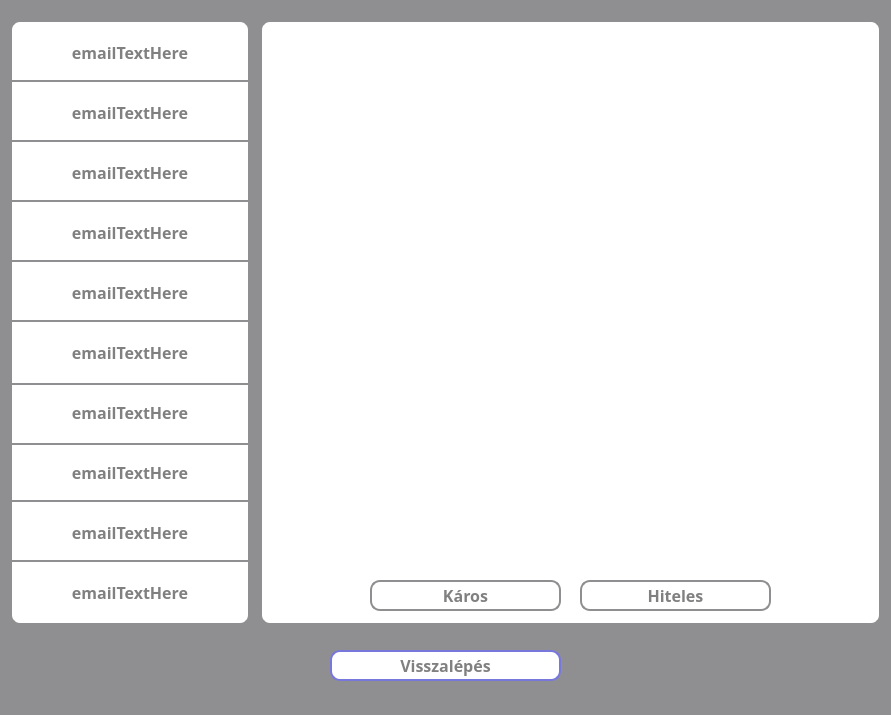
<?xml version="1.0" encoding="UTF-8"?>
<ui version="4.0">
 <class>MainWindow</class>
 <widget class="QMainWindow" name="MainWindow">
  <property name="geometry">
   <rect>
    <x>0</x>
    <y>0</y>
    <width>891</width>
    <height>715</height>
   </rect>
  </property>
  <property name="windowTitle">
   <string>Email Játékmód</string>
  </property>
  <property name="styleSheet">
   <string notr="true">* {
	background-color: #8f8f91;
}</string>
  </property>
  <widget class="QWidget" name="centralwidget">
   <widget class="QWidget" name="widget" native="true">
    <property name="geometry">
     <rect>
      <x>260</x>
      <y>20</y>
      <width>621</width>
      <height>605</height>
     </rect>
    </property>
    <property name="styleSheet">
     <string notr="true">* {
	background-color: white;
	border: 2px solid #8f8f91;
	border-radius: 10px;
	color: white;
	font-size: 16px;
	font-weight: bold;
}
</string>
    </property>
    <widget class="QFrame" name="emailFrame">
     <property name="geometry">
      <rect>
       <x>10</x>
       <y>10</y>
       <width>601</width>
       <height>541</height>
      </rect>
     </property>
     <property name="styleSheet">
      <string notr="true">* {
	border: none;
	border-radius: 0px;
}</string>
     </property>
     <property name="frameShape">
      <enum>QFrame::StyledPanel</enum>
     </property>
     <property name="frameShadow">
      <enum>QFrame::Raised</enum>
     </property>
    </widget>
    <widget class="QPushButton" name="maliciousButton">
     <property name="geometry">
      <rect>
       <x>110</x>
       <y>560</y>
       <width>191</width>
       <height>31</height>
      </rect>
     </property>
     <property name="font">
      <font>
       <family>Corbel</family>
       <pointsize>-1</pointsize>
       <bold>true</bold>
      </font>
     </property>
     <property name="styleSheet">
      <string notr="true">* {
	background-color: white;
	color: grey;
}

*:hover {
	background-color: rgb(120, 120, 220);
	color: white;
}</string>
     </property>
     <property name="text">
      <string>Káros</string>
     </property>
    </widget>
    <widget class="QPushButton" name="genuineButton">
     <property name="geometry">
      <rect>
       <x>320</x>
       <y>560</y>
       <width>191</width>
       <height>31</height>
      </rect>
     </property>
     <property name="font">
      <font>
       <family>Corbel</family>
       <pointsize>-1</pointsize>
       <bold>true</bold>
      </font>
     </property>
     <property name="styleSheet">
      <string notr="true">* {
	background-color: white;
	color: grey;
}

*:hover {
	background-color: rgb(120, 120, 220);
	color: white;
}</string>
     </property>
     <property name="text">
      <string>Hiteles</string>
     </property>
    </widget>
   </widget>
   <widget class="QWidget" name="widget_2" native="true">
    <property name="geometry">
     <rect>
      <x>10</x>
      <y>10</y>
      <width>251</width>
      <height>631</height>
     </rect>
    </property>
    <property name="styleSheet">
     <string notr="true">* {
	background-color:  #8f8f91;
	border: 2px solid #8f8f91;
	border-radius: 10px;
	color: white;
	font-size: 16px;
	font-weight: bold;
}</string>
    </property>
    <widget class="QPushButton" name="email1Button">
     <property name="geometry">
      <rect>
       <x>0</x>
       <y>10</y>
       <width>240</width>
       <height>65</height>
      </rect>
     </property>
     <property name="font">
      <font>
       <family>Corbel</family>
       <pointsize>-1</pointsize>
       <bold>true</bold>
      </font>
     </property>
     <property name="styleSheet">
      <string notr="true">* {
	background-color: white;
	border-radius: 0px;
	border-top-left-radius: 10px;
	border-top-right-radius: 10px;
	color: grey;
}

*:hover {
	background-color: rgb(120, 120, 220);
	color: white;
}</string>
     </property>
     <property name="text">
      <string>emailTextHere</string>
     </property>
    </widget>
    <widget class="QPushButton" name="email2Button">
     <property name="geometry">
      <rect>
       <x>0</x>
       <y>70</y>
       <width>240</width>
       <height>65</height>
      </rect>
     </property>
     <property name="font">
      <font>
       <family>Corbel</family>
       <pointsize>-1</pointsize>
       <bold>true</bold>
      </font>
     </property>
     <property name="styleSheet">
      <string notr="true">* {
	background-color: white;
	border-radius: 0px;
	color: grey;
}

*:hover {
	background-color: rgb(120, 120, 220);
	color: white;
}</string>
     </property>
     <property name="text">
      <string>emailTextHere</string>
     </property>
    </widget>
    <widget class="QPushButton" name="email3Button">
     <property name="geometry">
      <rect>
       <x>0</x>
       <y>130</y>
       <width>240</width>
       <height>65</height>
      </rect>
     </property>
     <property name="font">
      <font>
       <family>Corbel</family>
       <pointsize>-1</pointsize>
       <bold>true</bold>
      </font>
     </property>
     <property name="styleSheet">
      <string notr="true">* {
	background-color: white;
	border-radius: 0px;
	color: grey;
}

*:hover {
	background-color: rgb(120, 120, 220);
	color: white;
}</string>
     </property>
     <property name="text">
      <string>emailTextHere</string>
     </property>
    </widget>
    <widget class="QPushButton" name="email4Button">
     <property name="geometry">
      <rect>
       <x>0</x>
       <y>190</y>
       <width>240</width>
       <height>65</height>
      </rect>
     </property>
     <property name="font">
      <font>
       <family>Corbel</family>
       <pointsize>-1</pointsize>
       <bold>true</bold>
      </font>
     </property>
     <property name="styleSheet">
      <string notr="true">* {
	background-color: white;
	border-radius: 0px;
	color: grey;
}

*:hover {
	background-color: rgb(120, 120, 220);
	color: white;
}</string>
     </property>
     <property name="text">
      <string>emailTextHere</string>
     </property>
    </widget>
    <widget class="QPushButton" name="email5Button">
     <property name="geometry">
      <rect>
       <x>0</x>
       <y>250</y>
       <width>240</width>
       <height>65</height>
      </rect>
     </property>
     <property name="font">
      <font>
       <family>Corbel</family>
       <pointsize>-1</pointsize>
       <bold>true</bold>
      </font>
     </property>
     <property name="styleSheet">
      <string notr="true">* {
	background-color: white;
	border-radius: 0px;
	color: grey;
}

*:hover {
	background-color: rgb(120, 120, 220);
	color: white;
}</string>
     </property>
     <property name="text">
      <string>emailTextHere</string>
     </property>
    </widget>
    <widget class="QPushButton" name="email8Button">
     <property name="geometry">
      <rect>
       <x>0</x>
       <y>430</y>
       <width>240</width>
       <height>65</height>
      </rect>
     </property>
     <property name="font">
      <font>
       <family>Corbel</family>
       <pointsize>-1</pointsize>
       <bold>true</bold>
      </font>
     </property>
     <property name="styleSheet">
      <string notr="true">* {
	background-color: white;
	border-radius: 0px;
	color: grey;
}

*:hover {
	background-color: rgb(120, 120, 220);
	color: white;
}</string>
     </property>
     <property name="text">
      <string>emailTextHere</string>
     </property>
    </widget>
    <widget class="QPushButton" name="email7Button">
     <property name="geometry">
      <rect>
       <x>0</x>
       <y>370</y>
       <width>240</width>
       <height>65</height>
      </rect>
     </property>
     <property name="font">
      <font>
       <family>Corbel</family>
       <pointsize>-1</pointsize>
       <bold>true</bold>
      </font>
     </property>
     <property name="styleSheet">
      <string notr="true">* {
	background-color: white;
	border-radius: 0px;
	color: grey;
}

*:hover {
	background-color: rgb(120, 120, 220);
	color: white;
}</string>
     </property>
     <property name="text">
      <string>emailTextHere</string>
     </property>
    </widget>
    <widget class="QPushButton" name="email6Button">
     <property name="geometry">
      <rect>
       <x>0</x>
       <y>310</y>
       <width>240</width>
       <height>65</height>
      </rect>
     </property>
     <property name="font">
      <font>
       <family>Corbel</family>
       <pointsize>-1</pointsize>
       <bold>true</bold>
      </font>
     </property>
     <property name="styleSheet">
      <string notr="true">* {
	background-color: white;
	border-radius: 0px;
	color: grey;
}

*:hover {
	background-color: rgb(120, 120, 220);
	color: white;
}</string>
     </property>
     <property name="text">
      <string>emailTextHere</string>
     </property>
    </widget>
    <widget class="QPushButton" name="email9Button">
     <property name="geometry">
      <rect>
       <x>0</x>
       <y>490</y>
       <width>240</width>
       <height>65</height>
      </rect>
     </property>
     <property name="font">
      <font>
       <family>Corbel</family>
       <pointsize>-1</pointsize>
       <bold>true</bold>
      </font>
     </property>
     <property name="styleSheet">
      <string notr="true">* {
	background-color: white;
	border-radius: 0px;
	color: grey;
}

*:hover {
	background-color: rgb(120, 120, 220);
	color: white;
}</string>
     </property>
     <property name="text">
      <string>emailTextHere</string>
     </property>
    </widget>
    <widget class="QPushButton" name="email10Button">
     <property name="geometry">
      <rect>
       <x>0</x>
       <y>550</y>
       <width>240</width>
       <height>65</height>
      </rect>
     </property>
     <property name="font">
      <font>
       <family>Corbel</family>
       <pointsize>-1</pointsize>
       <bold>true</bold>
      </font>
     </property>
     <property name="styleSheet">
      <string notr="true">* {
	background-color: white;
	border-radius: 0px;
	border-bottom-left-radius: 10px;
	border-bottom-right-radius: 10px;
	color: grey;
}

*:hover {
	background-color: rgb(120, 120, 220);
	color: white;
}</string>
     </property>
     <property name="text">
      <string>emailTextHere</string>
     </property>
    </widget>
   </widget>
   <widget class="QPushButton" name="backButton">
    <property name="geometry">
     <rect>
      <x>330</x>
      <y>650</y>
      <width>231</width>
      <height>31</height>
     </rect>
    </property>
    <property name="font">
     <font>
      <family>Corbel</family>
      <pointsize>-1</pointsize>
      <bold>true</bold>
     </font>
    </property>
    <property name="styleSheet">
     <string notr="true">* {
	background-color: white;
	border: 2px solid rgb(120, 120, 220);
	border-radius: 10px;
	color: grey;
	font-size: 16px;
	font-weight: bold;
}

*:hover {
	background-color: rgb(120, 120, 220);
	color: white;
}</string>
    </property>
    <property name="text">
     <string>Visszalépés</string>
    </property>
   </widget>
  </widget>
  <widget class="QStatusBar" name="statusbar"/>
 </widget>
 <resources/>
 <connections/>
</ui>
